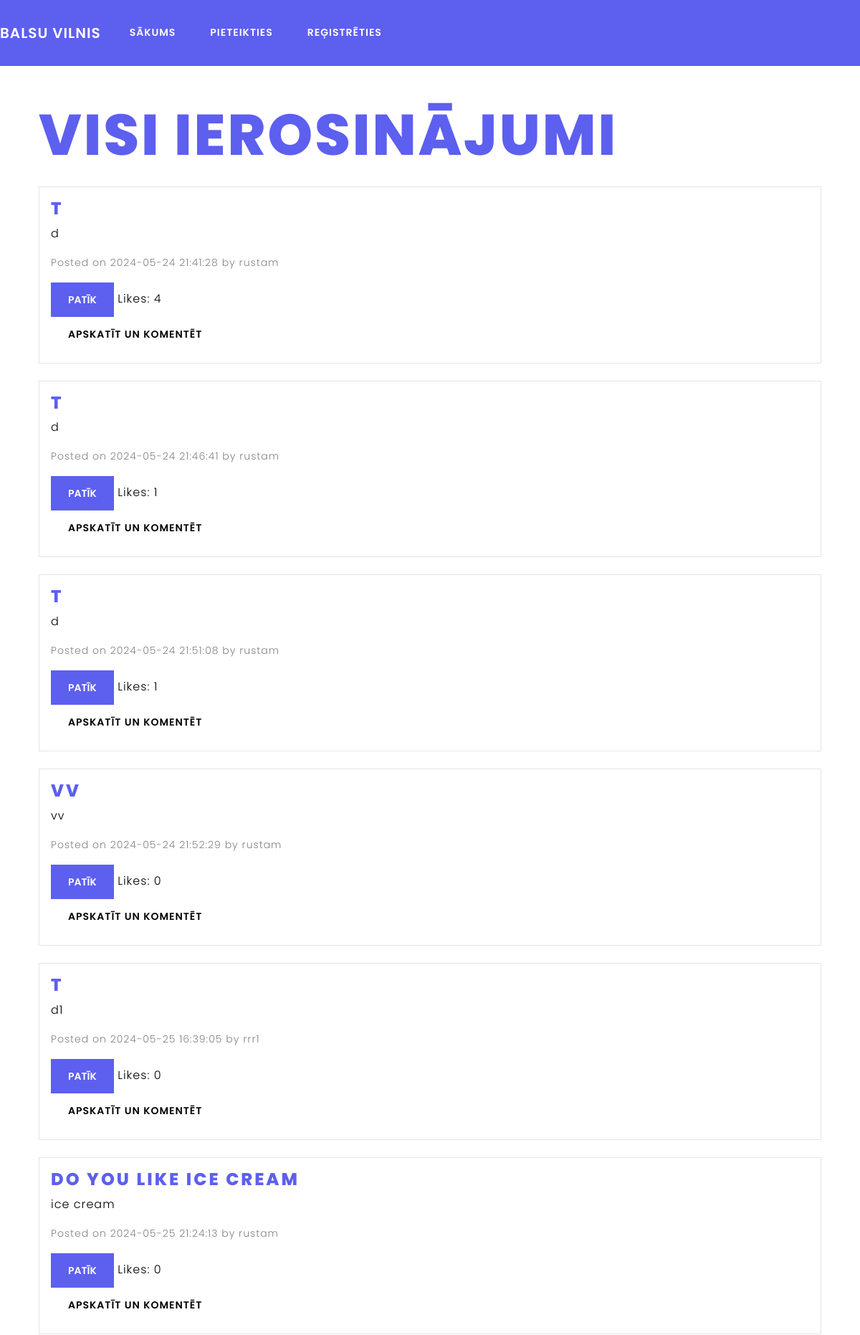
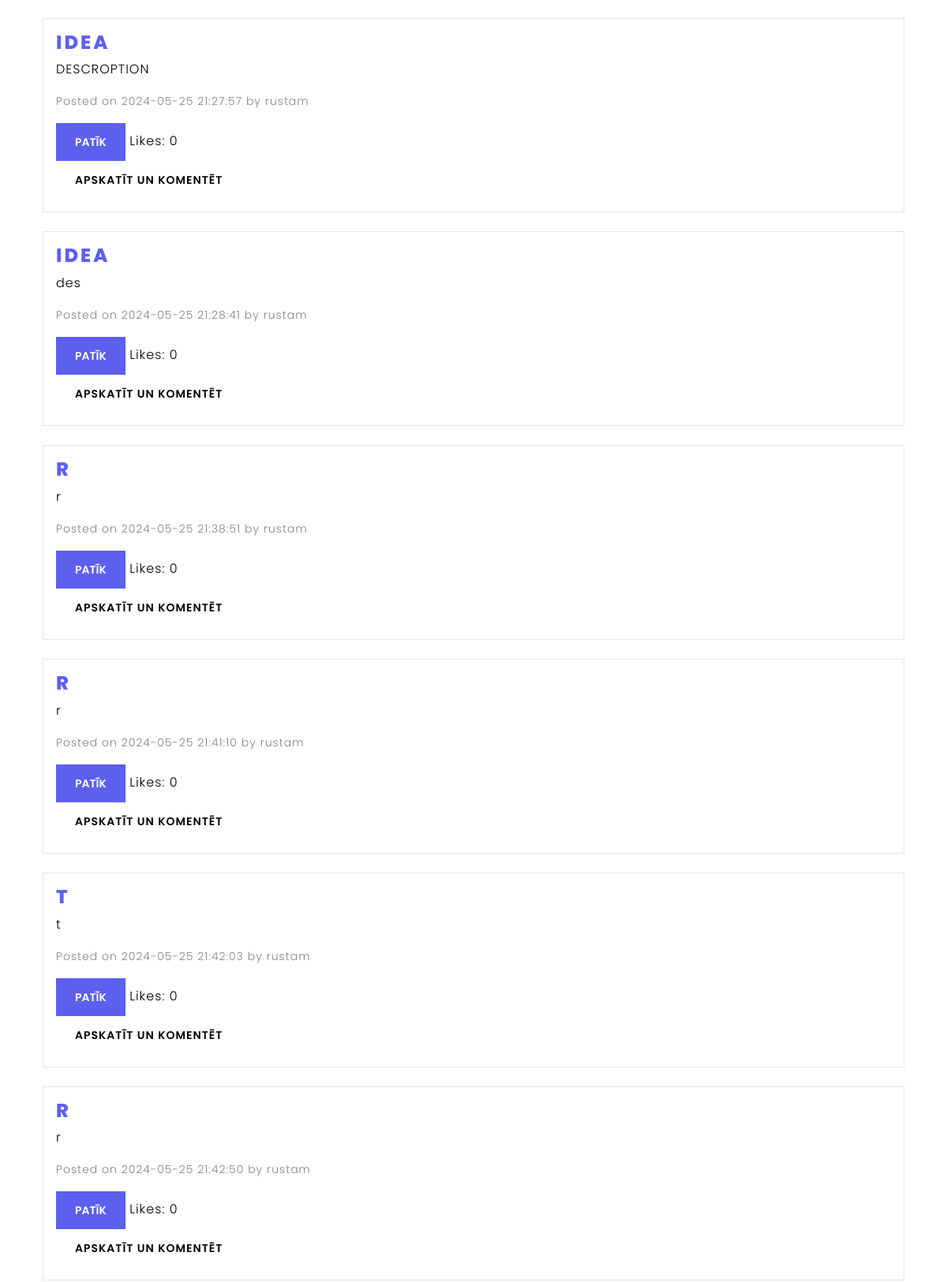
The page /rang (upper part) on the database its author committed (2 pictures, top to bottom).
### models.py (models this page shows, shortened)
class Idea(db.Model):
    id = db.Column(db.Integer, primary_key=True)
    title = db.Column(db.String(200), nullable=False)
    description = db.Column(db.Text, nullable=False)
    category = db.Column(db.String(100), nullable=False)
    date_posted = db.Column(db.DateTime, nullable=False, default=datetime.utcnow)
    user_id = db.Column(db.Integer, db.ForeignKey('user.id'), nullable=False)
    user = db.relationship('User', backref=db.backref('ideas', lazy=True))
    likes = db.relationship('Like', backref='idea', lazy=True)
    comments = db.relationship('Comment', backref='parent_idea', lazy=True)
    idea_votes = db.relationship('Vote', backref='parent_idea_votes', lazy=True)  # Renamed backref to 'parent_idea_votes'

class User(db.Model, UserMixin):
    id = db.Column(db.Integer, primary_key=True)
    username = db.Column(db.String(150), unique=True, nullable=False)
    email = db.Column(db.String(150), unique=True, nullable=True)
    password = db.Column(db.String(200), nullable=False)
    role = db.Column(db.String(50), nullable=False)
    confirmed = db.Column(db.Boolean, default=False)
    confirmed_on = db.Column(db.DateTime, nullable=True)
    bio = db.Column(db.Text, nullable=True)
    avatar = db.Column(db.String(200), nullable=True)

### app.py (the view)
    @app.route('/rang')
    def rang():
        all_ideas = Idea.query.all()
        like_form = LikeForm()  # Create an instance of LikeForm
        return render_template('rang.html', ideas=all_ideas, form=like_form)

### templates/rang.html (shortened to what this page needs)
{% extends "base.html" %}
{% block content %}
<div class="container mt-4">
    <h1 class="mb-4">Visi ierosinājumi</h1>
    {% for idea in ideas %}
        <div class="card bg-light mb-4">
            <div class="card-body">
                <h5 class="card-title">{{ idea.title }}</h5>
                <p class="card-text">{{ idea.description }}</p>
                <p class="card-text"><small class="text-muted">Posted on {{ idea.date_posted.strftime('%Y-%m-%d %H:%M:%S') }} by {{ idea.user.username }}</small></p>
                <form action="{{ url_for('like_idea', idea_id=idea.id) }}" method="POST">
                    <button type="submit" class="btn btn-primary">Patīk</button>
                    <span>Likes: {{ idea.likes|length }}</span>
                </form>
                <a href="{{ url_for('view_idea', idea_id=idea.id) }}" class="btn btn-secondary">Apskatīt un komentēt</a>
            </div>
        </div>
    {% endfor %}
</div>
{% endblock %}

### templates/base.html (shortened to what this page needs)
<!DOCTYPE html>
<html lang="en">
<head>
    <link rel="stylesheet" href="https://cdn.jsdelivr.net/npm/bootswatch@5/dist/lux/bootstrap.min.css">
</head>
<body>
    <nav class="navbar navbar-expand-lg navbar-dark">
        <a class="navbar-brand" href="{{ url_for('home') }}">Balsu Vilnis</a>
        <div class="collapse navbar-collapse" id="navbarNav">
            <ul class="navbar-nav ml-auto">
                <li class="nav-item">
                    <a class="nav-link" href="{{ url_for('home') }}">Sākums</a>
                </li>
                {% if current_user.is_authenticated %}
                    <li class="nav-item">
                        <a class="nav-link" href="{{ url_for('rang') }}">Rangs</a>
                    </li>
                    <li class="nav-item">
                        <a class="nav-link" href="{{ url_for('dashboard') }}">Mans profils</a>
                    </li>
                    <li class="nav-item">
                        <a class="nav-link" href="{{ url_for('logout') }}">Iziet</a>
                    </li>
                {% else %}
                    <li class="nav-item">
                        <a class="nav-link" href="{{ url_for('login') }}">Pieteikties</a>
                    </li>
                    <li class="nav-item">
                        <a class="nav-link" href="{{ url_for('registration') }}">Reģistrēties</a>
                    </li>
                {% endif %}
            </ul>
        </div>
    </nav>
    <div class="container mt-5">
        {% block content %}{% endblock %}
    </div>
</body>
</html>

### templates/base.html (style rules this page uses)
:root { --primary-color: #5D5FEF; }
body { font-family: 'Poppins', sans-serif; }
h1, .h1, h2, .h2, h3, .h3, h4, .h4, h5, .h5, h6, .h6 { font-family: 'Poppins', sans-serif; color: var(--primary-color) !important; font-weight: 800; }
h1, .h1 { font-size: 5rem; }
h5, .h5 { font-size: 1.5rem; }
.card { background-color: #f8f9fa; color: #000; }
.navbar-dark .navbar-nav .nav-link { color: #fff; }
.btn-primary { background-color: var(--primary-color); border-color: var(--primary-color); }
.navbar-dark { background-color: var(--primary-color) !important; }
.navbar-brand { color: #fff !important; }

### rows shown on the page
Idea: title "T", description "d", date_posted "2024-05-24 21:41:28", user.username "rustam", likes|length "4"
Idea: title "T", description "d", date_posted "2024-05-24 21:46:41", user.username "rustam", likes|length "1"
Idea: title "T", description "d", date_posted "2024-05-24 21:51:08", user.username "rustam", likes|length "1"
Idea: title "VV", description "vv", date_posted "2024-05-24 21:52:29", user.username "rustam", likes|length "0"
Idea: title "T", description "d1", date_posted "2024-05-25 16:39:05", user.username "rrr1", likes|length "0"
Idea: title "DO YOU LIKE ICE CREAM", description "ice cream", date_posted "2024-05-25 21:24:13", user.username "rustam", likes|length "0"
Idea: title "IDEA", description "DESCROPTION", date_posted "2024-05-25 21:27:57", user.username "rustam", likes|length "0"
Idea: title "IDEA", description "des", date_posted "2024-05-25 21:28:41", user.username "rustam", likes|length "0"
Idea: title "R", description "r", date_posted "2024-05-25 21:38:51", user.username "rustam", likes|length "0"
Idea: title "R", description "r", date_posted "2024-05-25 21:41:10", user.username "rustam", likes|length "0"
Idea: title "T", description "t", date_posted "2024-05-25 21:42:03", user.username "rustam", likes|length "0"
Idea: title "R", description "r", date_posted "2024-05-25 21:42:50", user.username "rustam", likes|length "0"
